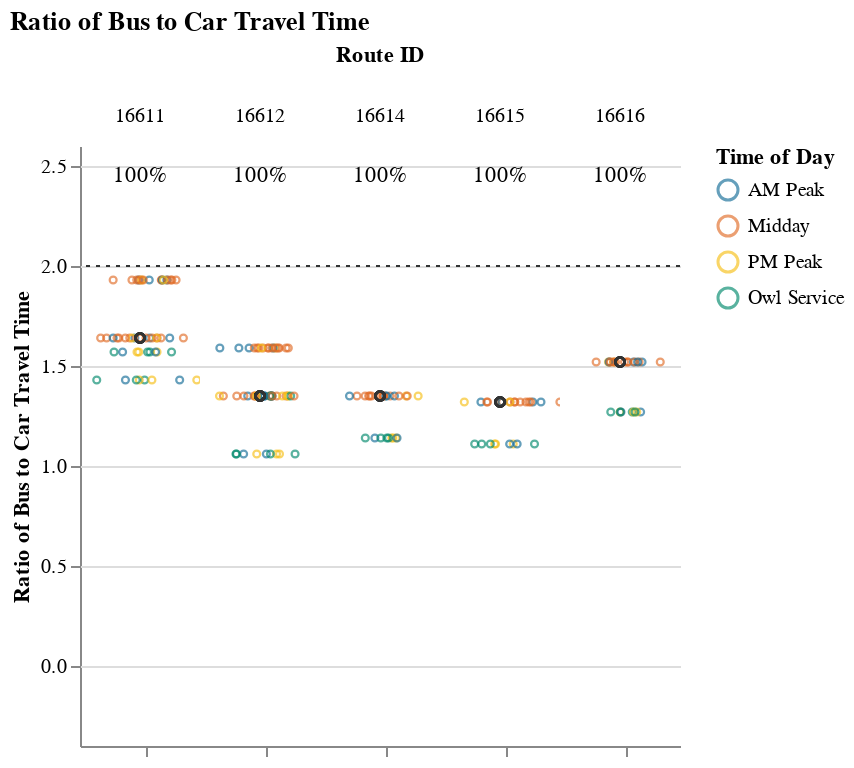
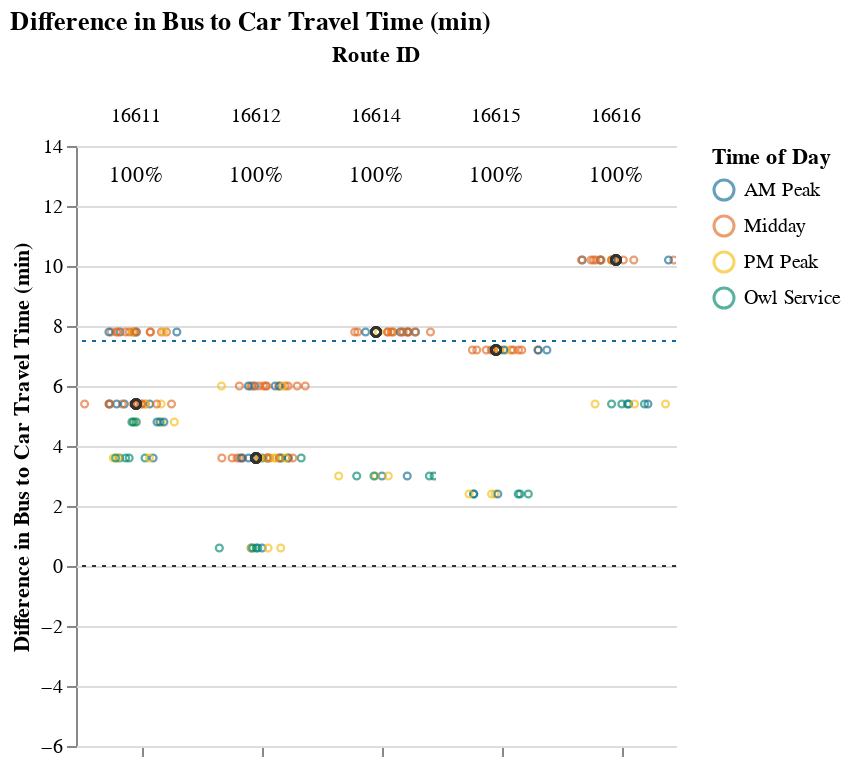

The code cell stored with these charts, in order, in its notebook:
### Markdown cell above
## Viable Competitive Routes
### Short Routes (< 1 hr)

### Code cell
# Allow for possibility that operator doesn't have routes that fall into certain route_groups
# But, jupyterbook will not like markdown with f-string
# separate out route_group and put in each cell, and use try/except + if to display...
# but all 3 route groups must be displayed. just add sentence about why no routes were returned at the end
route_group = "short"
try:
    subset_routes, mult, diff  = setup_charts(df, PCT_COMPETITIVE_THRESHOLD, route_group)
    
    if len(subset_routes) > 0:
        display(
            Markdown(
                f"{CAPTIONS_DICT[route_group]}"
                "Within each route group, routes are sorted in descending order "
                "by % competitive trips and # trips below the additional time cut-off."
            )
        )

        display(mult)
        display(diff)
except:
    print("No routes meet this criteria.")

### Figure 1 — Vega-Lite specification as saved in the notebook (floating-point values rounded to 4 significant figures; data arrays with more than 128 entries replaced by an {"elided": "..."} marker saying what was removed)
{"config": {"view": {"continuousWidth": 400, "continuousHeight": 300, "stroke": null}, "facet": {"spacing": 0}}, "data": {"name": "data-7f8e0b51cbee12a307731f54895068cc"}, "facet": {"column": {"field": "route_id", "sort": ["16611", "16612", "16614", "16615", "16616"], "title": "Route ID", "type": "nominal"}}, "spec": {"layer": [{"mark": {"type": "point", "opacity": 0.65, "size": 12, "strokeWidth": 1.1}, "encoding": {"color": {"field": "time_of_day", "scale": {"range": ["#136C97", "#E16B26", "#F6BF16", "#00896B", "#7790A3", "#5B559C"]}, "sort": ["AM Peak", "Midday", "PM Peak", "Owl Service"], "title": "Time of Day", "type": "nominal"}, "tooltip": [{"field": "route_id", "type": "nominal"}, {"field": "trip_id", "type": "nominal"}, {"field": "service_hours", "type": "quantitative"}, {"field": "car_duration_hours", "type": "quantitative"}, {"field": "bus_multiplier", "type": "quantitative"}, {"field": "bus_difference", "type": "quantitative"}, {"field": "num_trips", "type": "quantitative"}, {"field": "num_competitive", "type": "quantitative"}, {"field": "pct_trips_competitive", "type": "quantitative"}, {"field": "p25", "type": "quantitative"}, {"field": "p50", "type": "quantitative"}, {"field": "p75", "type": "quantitative"}], "x": {"axis": {"grid": false, "labels": false, "ticks": true, "values": [0]}, "field": "jitter", "scale": {}, "title": null, "type": "quantitative"}, "y": {"field": "bus_multiplier", "scale": {"domain": [-0.25, 2.5]}, "title": "Ratio of Bus to Car Travel Time", "type": "quantitative"}}, "selection": {"selector001": {"type": "interval", "bind": "scales", "encodings": ["x", "y"]}}, "transform": [{"calculate": "sqrt(-2*log(random()))*cos(2*PI*random())", "as": "jitter"}], "width": 60}, {"layer": [{"mark": {"type": "point", "opacity": 0.6, "size": 20, "strokeWidth": 1.3}, "encoding": {"color": {"value": "#323434"}, "y": {"field": "bus_multiplier", "type": "quantitative"}}, "transform": [{"filter": "(datum.p50_trip === 1)"}]}, {"mark": {"type": "rule", "strokeDash": [2, 3]}, "encoding": {"color": {"value": "#323434"}, "y": {"field": "cutoff", "type": "quantitative"}}}, {"mark": {"type": "text", "align": "center", "baseline": "middle"}, "encoding": {"color": {"value": "black"}, "text": {"field": "pct_trips_competitive", "format": ".0%", "type": "quantitative"}, "tooltip": [{"field": "route_id", "type": "nominal"}, {"field": "trip_id", "type": "nominal"}, {"field": "service_hours", "type": "quantitative"}, {"field": "car_duration_hours", "type": "quantitative"}, {"field": "bus_multiplier", "type": "quantitative"}, {"field": "bus_difference", "type": "quantitative"}, {"field": "num_trips", "type": "quantitative"}, {"field": "num_competitive", "type": "quantitative"}, {"field": "pct_trips_competitive", "type": "quantitative"}, {"field": "p25", "type": "quantitative"}, {"field": "p50", "type": "quantitative"}, {"field": "p75", "type": "quantitative"}], "x": {"value": 30}, "y": {"value": 15}}, "transform": [{"calculate": "sqrt(-2*log(random()))*cos(2*PI*random())", "as": "jitter"}, {"filter": "(datum.fastest_trip === 1)"}]}]}]}, "resolve": {"scale": {"y": "shared"}}, "title": "Ratio of Bus to Car Travel Time", "$schema": "https://vega.github.io/schema/vega-lite/v4.17.0.json", "datasets": {"data-7f8e0b51cbee12a307731f54895068cc": {"elided": "189 records"}}}

### Figure 2 — Vega-Lite specification as saved in the notebook (floating-point values rounded to 4 significant figures; data arrays with more than 128 entries replaced by an {"elided": "..."} marker saying what was removed)
{"config": {"view": {"continuousWidth": 400, "continuousHeight": 300, "stroke": null}, "facet": {"spacing": 0}}, "data": {"name": "data-00a4511cd6de1d583bdb9230312905bf"}, "facet": {"column": {"field": "route_id", "sort": ["16611", "16612", "16614", "16615", "16616"], "title": "Route ID", "type": "nominal"}}, "spec": {"layer": [{"mark": {"type": "point", "opacity": 0.65, "size": 12, "strokeWidth": 1.1}, "encoding": {"color": {"field": "time_of_day", "scale": {"range": ["#136C97", "#E16B26", "#F6BF16", "#00896B", "#7790A3", "#5B559C"]}, "sort": ["AM Peak", "Midday", "PM Peak", "Owl Service"], "title": "Time of Day", "type": "nominal"}, "tooltip": [{"field": "route_id", "type": "nominal"}, {"field": "trip_id", "type": "nominal"}, {"field": "service_hours", "type": "quantitative"}, {"field": "car_duration_hours", "type": "quantitative"}, {"field": "bus_multiplier", "type": "quantitative"}, {"field": "bus_difference", "type": "quantitative"}, {"field": "num_trips", "type": "quantitative"}, {"field": "num_competitive", "type": "quantitative"}, {"field": "pct_trips_competitive", "type": "quantitative"}, {"field": "p25", "type": "quantitative"}, {"field": "p50", "type": "quantitative"}, {"field": "p75", "type": "quantitative"}], "x": {"axis": {"grid": false, "labels": false, "ticks": true, "values": [0]}, "field": "jitter", "scale": {}, "title": null, "type": "quantitative"}, "y": {"field": "bus_difference", "scale": {"domain": [-5, 12.5]}, "title": "Difference in Bus to Car Travel Time (min)", "type": "quantitative"}}, "selection": {"selector002": {"type": "interval", "bind": "scales", "encodings": ["x", "y"]}}, "transform": [{"calculate": "sqrt(-2*log(random()))*cos(2*PI*random())", "as": "jitter"}], "width": 60}, {"layer": [{"mark": {"type": "point", "opacity": 0.6, "size": 20, "strokeWidth": 1.3}, "encoding": {"color": {"value": "#323434"}, "y": {"field": "bus_difference", "type": "quantitative"}}, "transform": [{"filter": "(datum.p50_trip === 1)"}]}, {"mark": {"type": "rule", "strokeDash": [2, 3]}, "encoding": {"color": {"value": "#323434"}, "y": {"field": "cutoff", "type": "quantitative"}}}, {"mark": {"type": "rule", "strokeDash": [2, 3]}, "encoding": {"color": {"value": "#136C97"}, "y": {"field": "cutoff2", "type": "quantitative"}}}, {"mark": {"type": "text", "align": "center", "baseline": "middle"}, "encoding": {"color": {"value": "black"}, "text": {"field": "pct_trips_competitive", "format": ".0%", "type": "quantitative"}, "tooltip": [{"field": "route_id", "type": "nominal"}, {"field": "trip_id", "type": "nominal"}, {"field": "service_hours", "type": "quantitative"}, {"field": "car_duration_hours", "type": "quantitative"}, {"field": "bus_multiplier", "type": "quantitative"}, {"field": "bus_difference", "type": "quantitative"}, {"field": "num_trips", "type": "quantitative"}, {"field": "num_competitive", "type": "quantitative"}, {"field": "pct_trips_competitive", "type": "quantitative"}, {"field": "p25", "type": "quantitative"}, {"field": "p50", "type": "quantitative"}, {"field": "p75", "type": "quantitative"}], "x": {"value": 30}, "y": {"value": 15}}, "transform": [{"calculate": "sqrt(-2*log(random()))*cos(2*PI*random())", "as": "jitter"}, {"filter": "(datum.fastest_trip === 1)"}]}]}]}, "resolve": {"scale": {"y": "shared"}}, "title": "Difference in Bus to Car Travel Time (min)", "$schema": "https://vega.github.io/schema/vega-lite/v4.17.0.json", "datasets": {"data-00a4511cd6de1d583bdb9230312905bf": {"elided": "189 records"}}}
